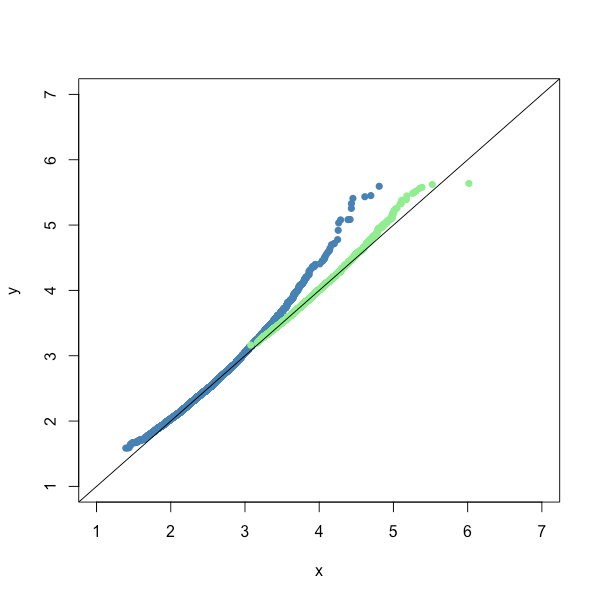

Write the R code that produced this figure.
library("evd")

m = 10000
n = 100
n_large = 10000
x_c=c( rep(0, m) )
x_c_large=c( rep(0, m) )
for (i in 1:m){
    x=max(rnorm(n))
    x_large=max(rnorm(n_large))
    x_c[i]=x
    x_c_large[i]=x_large
}
mu_n=qnorm(1-(1/n))
sigma_n=qnorm(1-(1/n)*exp(-1))-mu_n
mu_n_l=qnorm(1-(1/n_large))
sigma_n_l=qnorm(1-(1/n_large)*exp(-1))-mu_n_l
x=sort(x_c)
y=sort(rgumbel(m,mu_n, sigma_n))
x_large=sort(x_c_large)
y_large=sort(rgumbel(m,mu_n_l, sigma_n_l))
plot(x, y, pch=16, col="steelblue", xlim=c(1,7), ylim=c(1,7))
points(x_large, y_large, pch=16, col="lightgreen")
lines(c(-10,10), c(-10,10))
